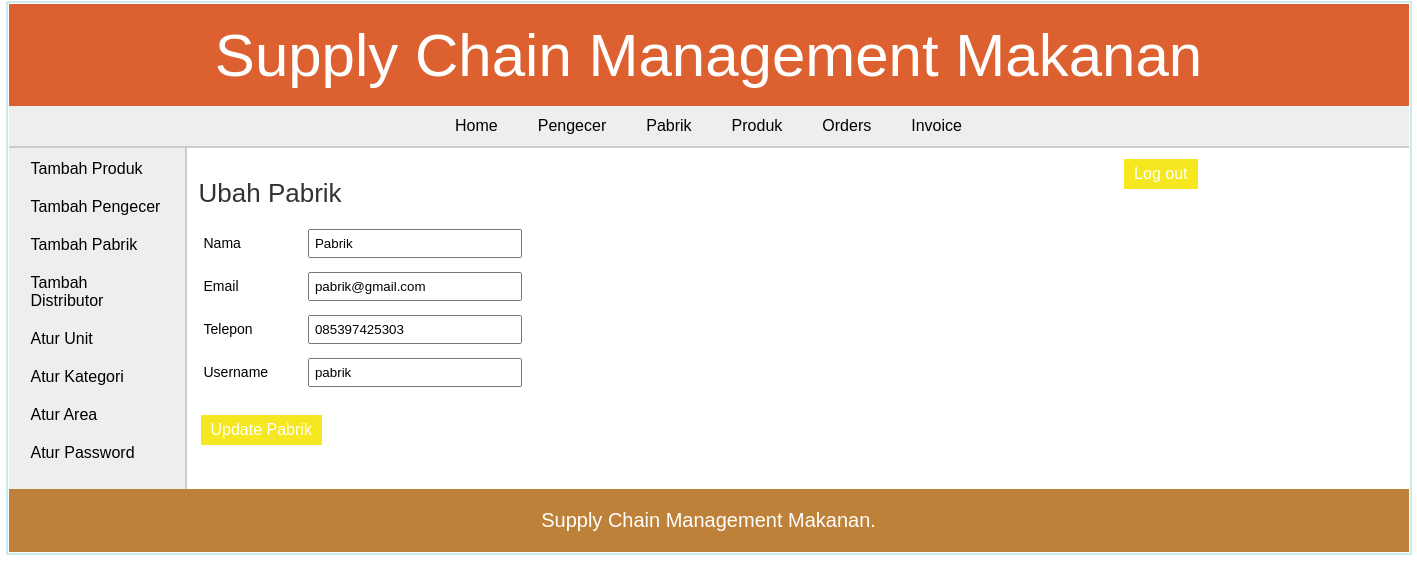
Screenshot of /admin/edit_manufacturer.php?id=7 (signed in) with the database file from the repository.
### tables this page shows
CREATE TABLE `manufacturer` (
  `man_id` int(11) NOT NULL,
  `man_name` varchar(25) NOT NULL,
  `man_email` varchar(50) DEFAULT NULL,
  `man_phone` varchar(12) NOT NULL,
  `username` varchar(20) NOT NULL,
  `password` varchar(20) NOT NULL
);

### admin/edit_manufacturer.php (the view, shortened to what this page needs)
<?php
	include("../includes/config.php");
	if(isset($_SESSION['admin_login'])) {
		if($_SESSION['admin_login'] == true) {
			$id = $_GET['id'];
			$query_selectManDetails = "SELECT * FROM manufacturer WHERE man_id='$id'";
			$result_selectManDetails = mysqli_query($con,$query_selectManDetails);
			$row_selectManDetails = mysqli_fetch_array($result_selectManDetails);
			$nameErr = $emailErr = $phoneErr = $usernameErr = $passwordErr = $requireErr = $confirmMessage = "";
		}
		else {
			header('Location:../index.php');
		}
	}
	else {
		header('Location:../index.php');
	}
?>
<!DOCTYPE html>
<html>
<head>
	<link rel="stylesheet" href="../includes/main_style.css" >
</head>
<body>
	<?php
		include("../includes/header.inc.php");
		include("../includes/nav_admin.inc.php");
		include("../includes/aside_admin.inc.php");
	?>
	<section>
		<h1>Ubah Pabrik</h1>
		<form action="" method="POST" class="form">
		<ul class="form-list">
		<li>
			<div class="label-block"> <label for="manufacturer:name">Nama</label> </div>
			<div class="input-box"> <input type="text" id="manufacturer:name" name="txtManufacturerName" placeholder="Nama" value="<?php echo $row_selectManDetails['man_name']; ?>" required /> </div> <span class="error_message"><?php echo $nameErr; ?></span>
		</li>
		<li>
			<div class="label-block"> <label for="manufacturer:email">Email</label> </div>
			<div class="input-box"> <input type="text" id="manufacturer:email" name="txtManufacturerEmail" placeholder="Email" value="<?php echo $row_selectManDetails['man_email']; ?>" required /> </div> <span class="error_message"><?php echo $emailErr; ?></span>
		</li>
		<li>
			<div class="label-block"> <label for="manufacturer:phone">Telepon</label> </div>
			<div class="input-box"> <input type="text" id="manufacturer:phone" name="txtManufacturerPhone" placeholder="Telepon" value="<?php echo $row_selectManDetails['man_phone']; ?>" /> </div> <span class="error_message"><?php echo $phoneErr; ?></span>
		</li>
		<li>
			<div class="label-block"> <label for="manufacturer:username">Username</label> </div>
			<div class="input-box"> <input type="text" id="manufacturer:username" name="txtManufacturerUname" placeholder="Username" value="<?php echo $row_selectManDetails['username']; ?>" required /> </div> <span class="error_message"><?php echo $usernameErr; ?></span>
		</li>
		<li>
			<input type="submit" value="Update Pabrik" class="submit_button" /> <span class="error_message"> <?php echo $requireErr; ?> </span><span class="confirm_message"> <?php echo $confirmMessage; ?> </span>
		</li>
		</ul>
		</form>
	</section>
	<?php
		include("../includes/footer.inc.php");
	?>
</body>
</html>

### includes/main_style.css (style rules this page uses)
* { font-family: arial,sans-serif; margin:0px; padding:1px; }
body { width:1400px; margin:auto; border:2px solid #cbecec; }
li { list-style:none; margin:0px; }
label { margin:5px 1px; font-size:14px; }
.label-block { display:inline-block; width:100px; }
.input-box { display:inline-block; margin:5px 0px; }
.input-box input { width:200px; padding:5px 5px; margin:auto; }
.submit_button { font-size:16px; margin-top:20px; margin-right:20px; padding:6px 10px; background-color:#f5e720; border:none; color:white; }
.error_message { margin-left:5px; color:red; }
.confirm_message { margin-left:5px; color:rgb(197, 224, 197); }
section { width:1000px; padding:10px; padding-bottom:40px; }
section h1 { margin-bottom:10px; font-weight:normal; color:#333; font-size: 26px; }

### rows the page displays
manufacturer: txtManufacturerName "Pabrik", txtManufacturerEmail "pabrik@gmail.com", txtManufacturerPhone "085397425303", txtManufacturerUname "pabrik"
